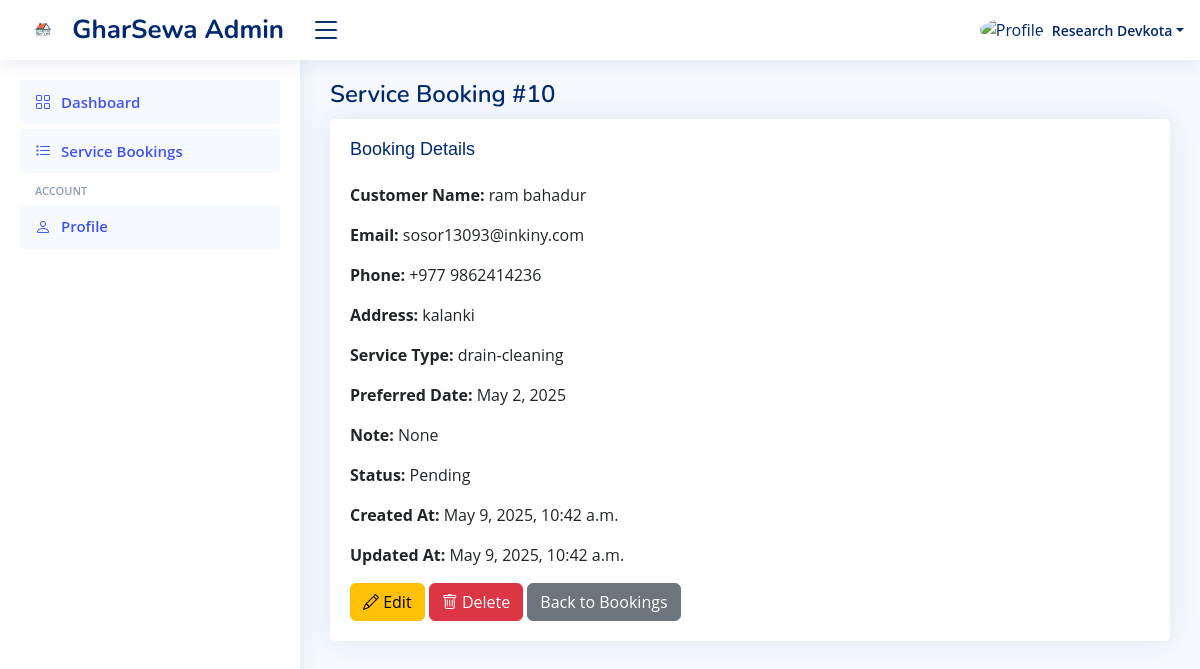
The page /dashboard/service-bookings/view/10/ (signed in) on the database as committed earlier.
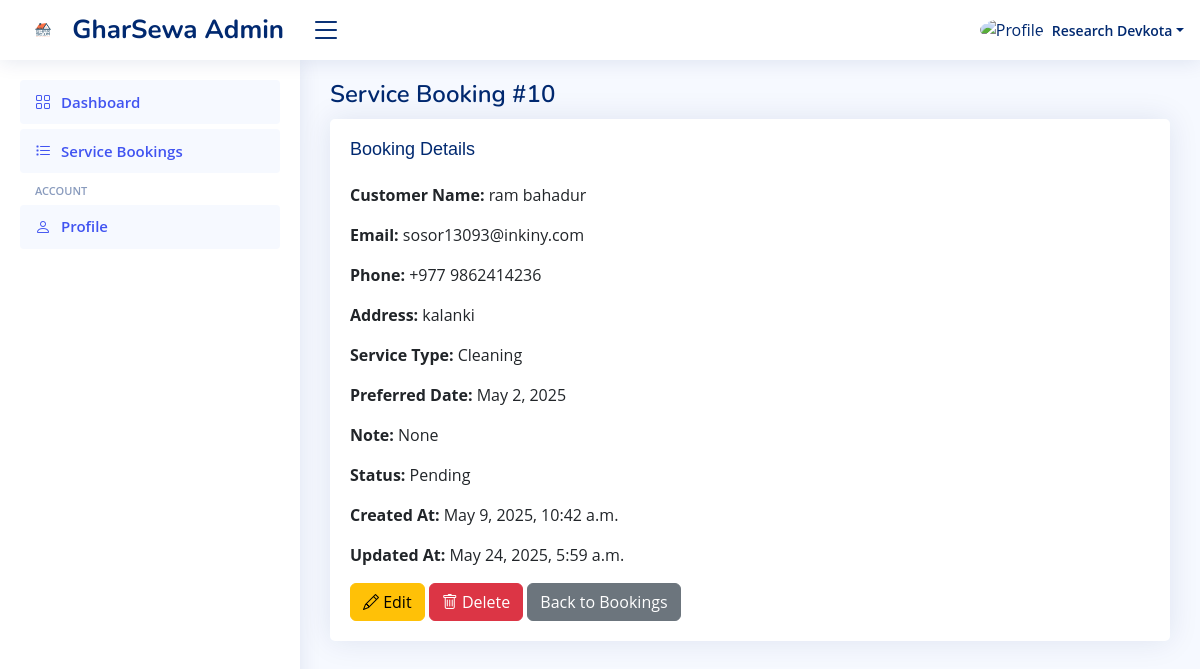
The same page on the database as committed later.
### allservices/models.py (models this page shows, shortened)
class ServiceBooking(models.Model):
    SERVICE_TYPES = (
        ('cleaning', 'Cleaning'),
        ('painting', 'Painting'),
        ('roofing', 'Roofing'),
        ('electrical', 'Electrical'),
        ('flooring', 'Flooring'),
        ('plastering', 'Plastering'),
        ('plumbing', 'Plumbing'),
        ('appliance', 'Appliance'),
    )
    STATUS_CHOICES = (
        ('pending', 'Pending'),
        ('approved', 'Approved'),
        ('rejected', 'Rejected'),
        ('completed', 'Completed'),
    )
    id = models.AutoField(primary_key=True)
    name = models.CharField(max_length=100)
    email = models.EmailField()
    phone = models.CharField(max_length=20)
    address = models.CharField(max_length=255)
    service = models.CharField(max_length=100, choices=SERVICE_TYPES)
    preferred_date = models.DateField()
    note = models.TextField(blank=True, null=True)
    status = models.CharField(max_length=20, choices=STATUS_CHOICES, default='pending')
    revenue = models.DecimalField(max_digits=10, decimal_places=2, default=0.00)
    created_at = models.DateTimeField(auto_now_add=True)
    updated_at = models.DateTimeField(auto_now=True)

### dashboard/views.py (the view)
# urls.py: path('service-bookings/view/<int:booking_id>/', views.view_booking, name='view_booking'),
@login_required(login_url='/login/')
@staff_member_required(login_url='/login/')
def view_booking(request, booking_id):
    try:
        booking = ServiceBooking.objects.get(id=booking_id)
    except ServiceBooking.DoesNotExist:
        messages.error(request, "Booking not found.")
        return redirect('service_bookings')
    return render(request, 'dashboard/view_booking.html', {'booking': booking})

### dashboard/templates/dashboard/view_booking.html (shortened to what this page needs)
{% load static %}
<!DOCTYPE html>
<html lang="en">
<head>
  <link href="{% static 'assets/vendor/bootstrap/css/bootstrap.min.css' %}" rel="stylesheet">
  <link href="{% static 'assets/vendor/bootstrap-icons/bootstrap-icons.css' %}" rel="stylesheet">
  <link href="{% static 'assets/css/style.css' %}" rel="stylesheet">
</head>
<body>
  <header id="header" class="header fixed-top d-flex align-items-center">
    <div class="d-flex align-items-center justify-content-between">
      <a href="{% url 'user_dashboard' %}" class="logo d-flex align-items-center">
        <img src="{% static 'assets/img/logo.png' %}" alt="GharSewa Logo">
        <span class="d-none d-lg-block">GharSewa Admin</span>
      </a>
      <i class="bi bi-list toggle-sidebar-btn"></i>
    </div>
    <nav class="header-nav ms-auto">
      <ul class="d-flex align-items-center">
        <li class="nav-item dropdown pe-3">
          <a class="nav-link nav-profile d-flex align-items-center pe-0" href="#" data-bs-toggle="dropdown">
            {% if request.user.profile_photo %}
              <img src="{{ request.user.profile_photo.url }}" alt="Profile" class="rounded-circle">
            {% else %}
              <img src="{% static 'assets/img/profile-img.jpg' %}" alt="Profile" class="rounded-circle">
            {% endif %}
            <span class="d-none d-md-block dropdown-toggle ps-2">{{ request.user.get_full_name|default:request.user.email }}</span>
          </a>
        </li>
      </ul>
    </nav>
  </header>
  <aside id="sidebar" class="sidebar">
    <ul class="sidebar-nav" id="sidebar-nav">
      <li class="nav-item"><a class="nav-link" href="{% url 'user_dashboard' %}"><i class="bi bi-grid"></i><span>Dashboard</span></a></li>
      <li class="nav-item"><a class="nav-link" href="{% url 'service_bookings' %}"><i class="bi bi-list-task"></i><span>Service Bookings</span></a></li>
      <li class="nav-heading">Account</li>
      <li class="nav-item"><a class="nav-link active" href="{% url 'user_profile' %}"><i class="bi bi-person"></i><span>Profile</span></a></li>
    </ul>
  </aside>
  <main id="main" class="main">
    <div class="pagetitle">
      <h1>Service Booking #{{ booking.id }}</h1>
    </div>
    <section class="section">
      <div class="card">
        <div class="card-body">
          <h5 class="card-title">Booking Details</h5>
          <p><strong>Customer Name:</strong> {{ booking.name }}</p>
          <p><strong>Email:</strong> {{ booking.email }}</p>
          <p><strong>Phone:</strong> {{ booking.phone }}</p>
          <p><strong>Address:</strong> {{ booking.address }}</p>
          <p><strong>Service Type:</strong> {{ booking.get_service_display }}</p>
          <p><strong>Preferred Date:</strong> {{ booking.preferred_date }}</p>
          <p><strong>Note:</strong> {{ booking.note|default:"None" }}</p>
          <p><strong>Status:</strong> {{ booking.get_status_display }}</p>
          <p><strong>Created At:</strong> {{ booking.created_at }}</p>
          <p><strong>Updated At:</strong> {{ booking.updated_at }}</p>
          <div>
            <a href="{% url 'edit_booking' booking.id %}" class="btn btn-warning"><i class="bi bi-pencil"></i> Edit</a>
            <a href="{% url 'delete_booking' booking.id %}" class="btn btn-danger" onclick="return confirm('Are you sure you want to delete this booking?')"><i class="bi bi-trash"></i> Delete</a>
            <a href="{% url 'service_bookings' %}" class="btn btn-secondary">Back to Bookings</a>
          </div>
        </div>
      </div>
    </section>
  </main>
</body>
</html>

Rows that differ between the two databases and show on the page:
changed ServiceBooking "ram bahadur": service "drain-cleaning" → "Cleaning"; updated_at "May 9, 2025, 10:42 a.m." → "May 24, 2025, 5:59 a.m."
